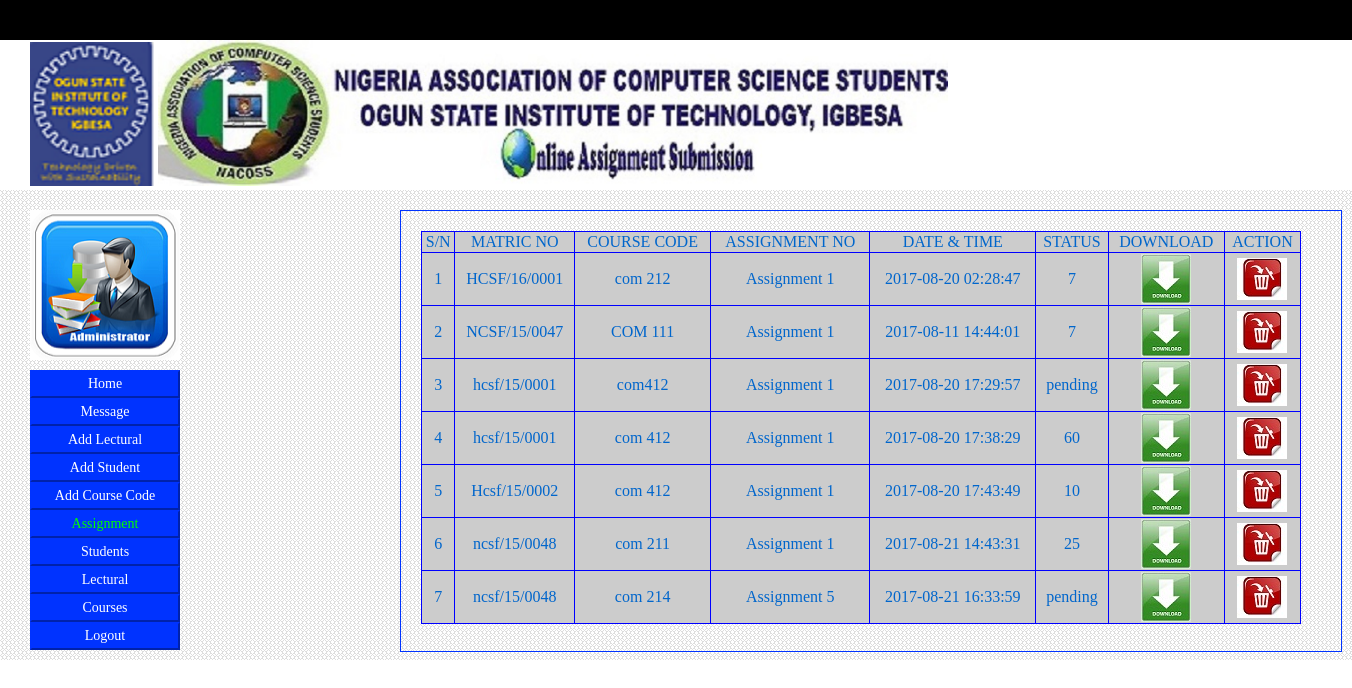
/allass.php, run on the app's committed database.
### tables this page shows
CREATE TABLE `assignment` (
  `id` int(100) NOT NULL auto_increment,
  `assno` varchar(30) NOT NULL,
  `coursecode` varchar(30) NOT NULL,
  `file` text NOT NULL,
  `time` timestamp NOT NULL default CURRENT_TIMESTAMP on update CURRENT_TIMESTAMP,
  `status` varchar(30) NOT NULL default 'pending',
  `matricno` varchar(30) NOT NULL,
  PRIMARY KEY  (`id`),
  UNIQUE KEY `id` (`id`)
);

### allass.php (the view, shortened to what this page needs)
<!DOCTYPE html PUBLIC "-//W3C//DTD XHTML 1.0 Transitional//EN" "http://www.w3.org/TR/xhtml1/DTD/xhtml1-transitional.dtd">
<html xmlns="http://www.w3.org/1999/xhtml">
<head>
<link rel="stylesheet" href="index2.css" type="text/css" />
<link href="" rel="stylesheet" type="text/css" />
</head>
<body>
<?php include('header.php');?>
<div class="container">
<div class="image">
<img src="image/admin.png" width="150px" height="150px" />
</div>
<div class="calendar">
<a href="adminpage.php"> <button class=menubutton>Home</button></a> <br />
<a href="messageadmin.php"> <button class=menubutton>Message</button></a><br />
<a href="addlectural.php"> <button class=menubutton>Add Lectural</button></a><br />
<a href="addstudent.php"> <button class=menubutton>Add Student</button></a><br />
<a href="addcoursecode.php"> <button class=menubutton>Add Course Code</button></a><br />
<a href="allass.php"> <button class=menuactive>Assignment</button></a><br />
<a href="allstudent.php"> <button class=menubutton>Students</button></a><br />
<a href="alllectural.php"> <button class=menubutton>Lectural</button></a><br />
<a href="allcourse.php"> <button class=menubutton>Courses</button></a><br />
<a href="logout2.php"> <button class=menubutton>Logout</button></a><br />
</div>
<div class="allass">
<table border="1" class="table"><tr>
<td>S/N</td><td>MATRIC NO</td><td>COURSE CODE</td><td>ASSIGNMENT NO</td><td>DATE & TIME</td><td>STATUS</td>
<td>DOWNLOAD</td><td>ACTION</td></tr>
<?php
            $sel = "SELECT * FROM assignment";
                $sel1 = mysql_query($sel) or die(mysql_error());
            $sel2 = mysql_num_rows($sel1);
            while($sel2>0){
                $f4=mysql_fetch_array($sel1);
    echo"<tr><td>".$f4['id']."</td><td>".$f4['matricno']."</td><td>".$f4['coursecode']."</td><td>".$f4['assno']."</td>
	<td>".$f4['time']."</td><td>".$f4['status']."</td><td><a href=$f4[file]><img src=image/download.jpg></a></td>
	<td><a href=deleteass.php?details=$f4[id] onclick=\"return confirm('YOU MEAN TO DELETE')\";><img src=image/decline.jpg></td></tr>";
    $sel2=$sel2-1;
            }
        ?>
</table>
</body>
</html>

### header.php (shortened to what this page needs)
<!DOCTYPE html PUBLIC "-//W3C//DTD XHTML 1.0 Transitional//EN" "http://www.w3.org/TR/xhtml1/DTD/xhtml1-transitional.dtd">
<html xmlns="http://www.w3.org/1999/xhtml">
<head>
<link href="header.css" type="text/css" rel="stylesheet" />
</head>
<body>
<div class="head"></div>
<div class="body">
<img src="image/ogitechlogo.png" width="124" height="144"  />
<img src="image/ban.jpg" width="790" height="146" /></div>
</body>
</html>

### index2.css (style rules this page uses)
body { padding:0px; margin:auto; }
.container { width:100%; height:470px; background-image:url(image/bg.png); background-repeat:repeat; position:absolute; top:190px; }
.calendar { position:absolute; top: 180px; left: 30px; width: 240px; height: 250px; }
.image { width:150px; height: 150px; background-color:#CCCCCC; position:absolute; left:30px; top: 20px; }
.menubutton { padding: 4px; color:#FFF; font-family:"Times New Roman", Times, serif; font-size:14px; background-color:#03F; width: 150px; border-color:#03f; }
.menuactive { padding: 4px; color:#0F0; font-family:"Times New Roman", Times, serif; font-size:14px; background-color:#03f; width: 150px; border-color:#03f; }
.allass { border:1px solid #03F; width: 900px; height:400px; border-radius:0px; position:absolute; top:20px; left:400px; padding: 20px; overflow:scroll; text-align:center; }
.table { border-collapse:collapse; width:880px; background-color:#CCC; border-color:#00F; color:#06C; text-align:center; }

### header.css (style rules this page uses)
body { background:#fff; margin:0px; padding:0px; }
.body { width: 100%; height: 150px; background-color:#ffffff; padding-left: 30px; position:fixed; }
.head { background-color:#000000; width:auto; height:40px; }

### data on the page
assignment: id "1", matricno "HCSF/16/0001", coursecode "com 212", assno "Assignment 1", time "2017-08-20 02:28:47", status "7"
assignment: id "2", matricno "NCSF/15/0047", coursecode "COM 111", assno "Assignment 1", time "2017-08-11 14:44:01", status "7"
assignment: id "3", matricno "hcsf/15/0001", coursecode "com412", assno "Assignment 1", time "2017-08-20 17:29:57", status "pending"
assignment: id "4", matricno "hcsf/15/0001", coursecode "com 412", assno "Assignment 1", time "2017-08-20 17:38:29", status "60"
assignment: id "5", matricno "Hcsf/15/0002", coursecode "com 412", assno "Assignment 1", time "2017-08-20 17:43:49", status "10"
assignment: id "6", matricno "ncsf/15/0048", coursecode "com 211", assno "Assignment 1", time "2017-08-21 14:43:31", status "25"
assignment: id "7", matricno "ncsf/15/0048", coursecode "com 214", assno "Assignment 5", time "2017-08-21 16:33:59", status "pending"
